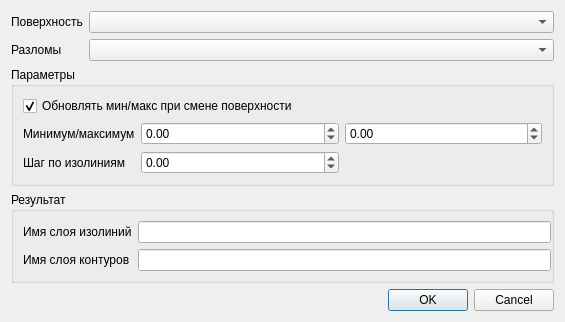
<?xml version="1.0" encoding="UTF-8"?>
<ui version="4.0">
 <class>Dialog</class>
 <widget class="QDialog" name="Dialog">
  <property name="geometry">
   <rect>
    <x>0</x>
    <y>0</y>
    <width>565</width>
    <height>288</height>
   </rect>
  </property>
  <property name="windowTitle">
   <string>Создать изолинии</string>
  </property>
  <layout class="QGridLayout" name="gridLayout" columnstretch="0,1,1">
   <item row="5" column="0" colspan="3">
    <widget class="QGroupBox" name="groupBox">
     <property name="title">
      <string>Результат</string>
     </property>
     <property name="flat">
      <bool>true</bool>
     </property>
     <layout class="QGridLayout" name="gridLayout_2">
      <property name="rightMargin">
       <number>0</number>
      </property>
      <item row="0" column="1">
       <widget class="QLineEdit" name="mIsolinesLineEdit"/>
      </item>
      <item row="1" column="1">
       <widget class="QLineEdit" name="mContoursLineEdit"/>
      </item>
      <item row="0" column="0">
       <widget class="QLabel" name="label_4">
        <property name="text">
         <string>Имя слоя изолиний</string>
        </property>
       </widget>
      </item>
      <item row="1" column="0">
       <widget class="QLabel" name="label_5">
        <property name="text">
         <string>Имя слоя контуров</string>
        </property>
       </widget>
      </item>
     </layout>
    </widget>
   </item>
   <item row="7" column="1">
    <spacer name="verticalSpacer">
     <property name="orientation">
      <enum>Qt::Vertical</enum>
     </property>
     <property name="sizeHint" stdset="0">
      <size>
       <width>20</width>
       <height>40</height>
      </size>
     </property>
    </spacer>
   </item>
   <item row="0" column="0">
    <widget class="QLabel" name="label">
     <property name="text">
      <string>Поверхность</string>
     </property>
    </widget>
   </item>
   <item row="1" column="0">
    <widget class="QLabel" name="label_2">
     <property name="text">
      <string>Разломы</string>
     </property>
    </widget>
   </item>
   <item row="1" column="1" colspan="2">
    <widget class="QComboBox" name="mFaultsComboBox"/>
   </item>
   <item row="0" column="1" colspan="2">
    <widget class="QComboBox" name="mSurfaceComboBox"/>
   </item>
   <item row="8" column="0" colspan="3">
    <widget class="QDialogButtonBox" name="buttonBox">
     <property name="orientation">
      <enum>Qt::Horizontal</enum>
     </property>
     <property name="standardButtons">
      <set>QDialogButtonBox::Cancel|QDialogButtonBox::Ok</set>
     </property>
    </widget>
   </item>
   <item row="2" column="0" colspan="3">
    <widget class="QGroupBox" name="groupBox_2">
     <property name="title">
      <string>Параметры</string>
     </property>
     <layout class="QGridLayout" name="gridLayout_3" columnstretch="0,1,1">
      <item row="2" column="0">
       <widget class="QLabel" name="label_3">
        <property name="text">
         <string>Шаг по изолиниям</string>
        </property>
       </widget>
      </item>
      <item row="1" column="0">
       <widget class="QLabel" name="label_6">
        <property name="text">
         <string>Минимум/максимум</string>
        </property>
       </widget>
      </item>
      <item row="1" column="2">
       <widget class="QDoubleSpinBox" name="mMaxSpinBox">
        <property name="minimum">
         <double>-999999999.000000000000000</double>
        </property>
        <property name="maximum">
         <double>999999999.000000000000000</double>
        </property>
       </widget>
      </item>
      <item row="1" column="1">
       <widget class="QDoubleSpinBox" name="mMinSpinBox">
        <property name="minimum">
         <double>-999999999.000000000000000</double>
        </property>
        <property name="maximum">
         <double>999999999.000000000000000</double>
        </property>
       </widget>
      </item>
      <item row="2" column="1">
       <widget class="QDoubleSpinBox" name="mStepSpinBox">
        <property name="specialValueText">
         <string>10 контуров</string>
        </property>
        <property name="minimum">
         <double>-10000.000000000000000</double>
        </property>
        <property name="maximum">
         <double>9999999.000000000000000</double>
        </property>
       </widget>
      </item>
      <item row="0" column="0" colspan="3">
       <widget class="QCheckBox" name="mUpdateMinMax">
        <property name="text">
         <string>Обновлять мин/макс при смене поверхности</string>
        </property>
        <property name="checked">
         <bool>true</bool>
        </property>
       </widget>
      </item>
     </layout>
    </widget>
   </item>
  </layout>
 </widget>
 <tabstops>
  <tabstop>mSurfaceComboBox</tabstop>
  <tabstop>mFaultsComboBox</tabstop>
  <tabstop>mIsolinesLineEdit</tabstop>
  <tabstop>mContoursLineEdit</tabstop>
  <tabstop>buttonBox</tabstop>
 </tabstops>
 <resources/>
 <connections>
  <connection>
   <sender>buttonBox</sender>
   <signal>accepted()</signal>
   <receiver>Dialog</receiver>
   <slot>accept()</slot>
   <hints>
    <hint type="sourcelabel">
     <x>266</x>
     <y>278</y>
    </hint>
    <hint type="destinationlabel">
     <x>157</x>
     <y>274</y>
    </hint>
   </hints>
  </connection>
  <connection>
   <sender>buttonBox</sender>
   <signal>rejected()</signal>
   <receiver>Dialog</receiver>
   <slot>reject()</slot>
   <hints>
    <hint type="sourcelabel">
     <x>334</x>
     <y>278</y>
    </hint>
    <hint type="destinationlabel">
     <x>286</x>
     <y>274</y>
    </hint>
   </hints>
  </connection>
 </connections>
</ui>
